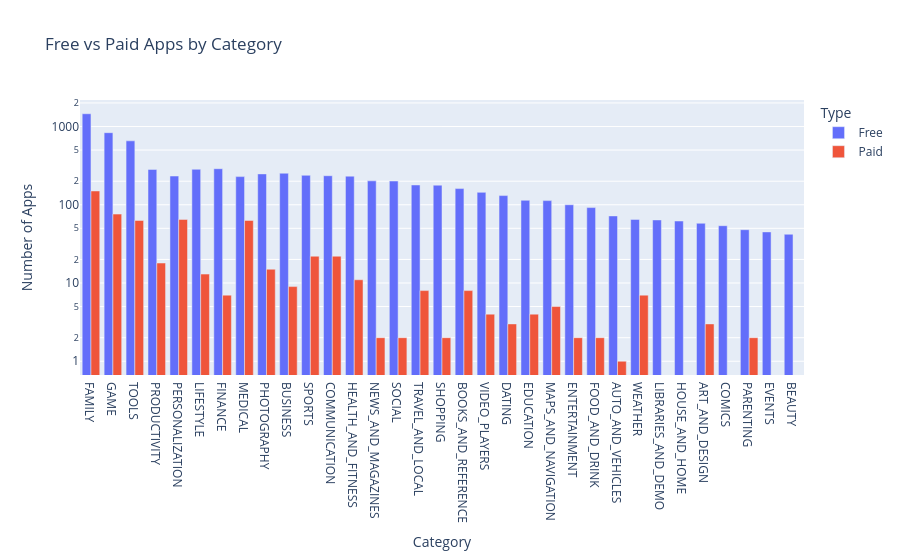

Notebook code cell kept with this figure:
### Markdown cell above
**Challenge**: Use the plotly express bar [chart examples](https://plotly.com/python/bar-charts/#bar-chart-with-sorted-or-ordered-categories) and the [.bar() API reference](https://plotly.com/python-api-reference/generated/plotly.express.bar.html#plotly.express.bar) to create this bar chart: 

<img src=https://imgur.com/LE0XCxA.png>

You'll want to use the `df_free_vs_paid` DataFrame that you created above that has the total number of free and paid apps per category. 

See if you can figure out how to get the look above by changing the `categoryorder` to 'total descending' as outlined in the documentation here [here](https://plotly.com/python/categorical-axes/#automatically-sorting-categories-by-name-or-total-value).

### Code cell
g_bar = px.bar(
    df_free_vs_paid,
    x="Category",
    y="App",
    color="Type",
    barmode="group",
    title="Free vs Paid Apps by Category",
)

g_bar.update_layout(
    xaxis_title="Category",
    yaxis_title="Number of Apps",
    legend_title="Type",
    xaxis={"categoryorder": "total descending"},
    yaxis=dict(type="log"),
)

g_bar.show()

### Figure 1 — Plotly figure (JSON) as saved in the notebook; plotly's stock layout.template omitted (floating-point values rounded to 4 significant figures)
{"data": [{"alignmentgroup": "True", "hovertemplate": "Type=Free<br>Category=%{x}<br>App=%{y}<extra></extra>", "legendgroup": "Free", "marker": {"color": "#636efa", "pattern": {"shape": ""}}, "name": "Free", "offsetgroup": "Free", "orientation": "v", "showlegend": true, "textposition": "auto", "type": "bar", "x": ["ART_AND_DESIGN", "AUTO_AND_VEHICLES", "BEAUTY", "BOOKS_AND_REFERENCE", "BUSINESS", "COMICS", "COMMUNICATION", "DATING", "EDUCATION", "ENTERTAINMENT", "EVENTS", "FAMILY", "FINANCE", "FOOD_AND_DRINK", "GAME", "HEALTH_AND_FITNESS", "HOUSE_AND_HOME", "LIBRARIES_AND_DEMO", "LIFESTYLE", "MAPS_AND_NAVIGATION", "MEDICAL", "NEWS_AND_MAGAZINES", "PARENTING", "PERSONALIZATION", "PHOTOGRAPHY", "PRODUCTIVITY", "SHOPPING", "SOCIAL", "SPORTS", "TOOLS", "TRAVEL_AND_LOCAL", "VIDEO_PLAYERS", "WEATHER"], "xaxis": "x", "y": [58, 72, 42, 161, 253, 54, 235, 131, 114, 100, 45, 1456, 289, 92, 834, 232, 62, 64, 284, 113, 229, 202, 48, 233, 248, 283, 178, 201, 238, 656, 179, 144, 65], "yaxis": "y"}, {"alignmentgroup": "True", "hovertemplate": "Type=Paid<br>Category=%{x}<br>App=%{y}<extra></extra>", "legendgroup": "Paid", "marker": {"color": "#EF553B", "pattern": {"shape": ""}}, "name": "Paid", "offsetgroup": "Paid", "orientation": "v", "showlegend": true, "textposition": "auto", "type": "bar", "x": ["ART_AND_DESIGN", "AUTO_AND_VEHICLES", "BOOKS_AND_REFERENCE", "BUSINESS", "COMMUNICATION", "DATING", "EDUCATION", "ENTERTAINMENT", "FAMILY", "FINANCE", "FOOD_AND_DRINK", "GAME", "HEALTH_AND_FITNESS", "LIFESTYLE", "MAPS_AND_NAVIGATION", "MEDICAL", "NEWS_AND_MAGAZINES", "PARENTING", "PERSONALIZATION", "PHOTOGRAPHY", "PRODUCTIVITY", "SHOPPING", "SOCIAL", "SPORTS", "TOOLS", "TRAVEL_AND_LOCAL", "VIDEO_PLAYERS", "WEATHER"], "xaxis": "x", "y": [3, 1, 8, 9, 22, 3, 4, 2, 150, 7, 2, 76, 11, 13, 5, 63, 2, 2, 65, 15, 18, 2, 2, 22, 63, 8, 4, 7], "yaxis": "y"}], "layout": {"barmode": "group", "legend": {"title": {"text": "Type"}, "tracegroupgap": 0}, "title": {"text": "Free vs Paid Apps by Category"}, "xaxis": {"anchor": "y", "categoryorder": "total descending", "domain": [0, 1], "title": {"text": "Category"}}, "yaxis": {"anchor": "x", "domain": [0, 1], "title": {"text": "Number of Apps"}, "type": "log"}}}
